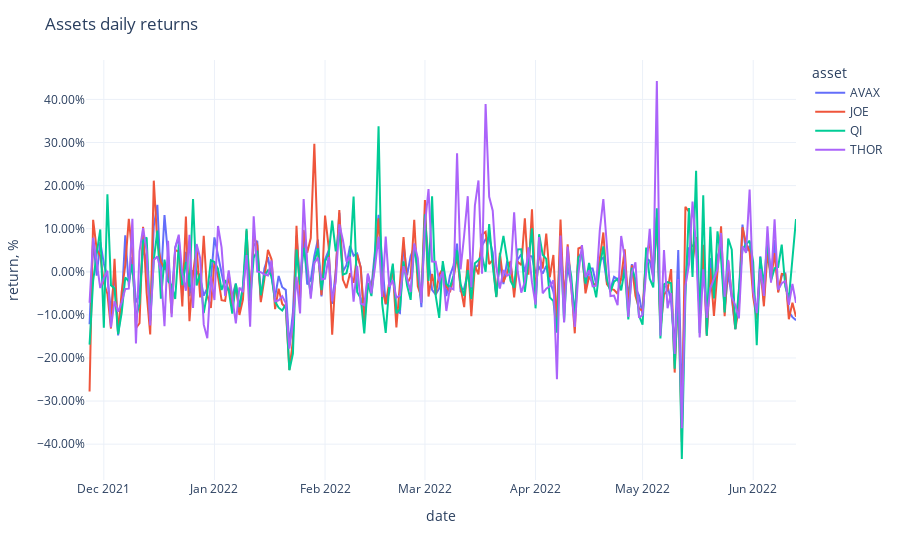

The notebook cell saved with this chart:
### Code cell
fig = px.line(prices_data.pct_change(),
       labels={'variable': 'asset', 'value': 'return, %'})
fig.update_traces(
    hovertemplate="%{y}"
)
fig.update_yaxes(
    tickformat=".2%",
)
fig.update_xaxes(
    showspikes=True,
    spikethickness=2,
    spikedash="dot",
    spikecolor="#999999",
    spikemode="across",
)
fig.update_layout(
    hovermode="x",
    template='plotly_white',
    title='Assets daily returns'
)
fig.show()

### Figure 1 — Plotly figure (JSON) as saved in the notebook; plotly's stock layout.template omitted (floating-point values rounded to 4 significant figures; data arrays with more than 128 entries replaced by an {"elided": "..."} marker saying what was removed)
{"data": [{"hovertemplate": "%{y}", "legendgroup": "AVAX", "line": {"color": "#636efa", "dash": "solid"}, "marker": {"symbol": "circle"}, "mode": "lines", "name": "AVAX", "orientation": "v", "showlegend": true, "type": "scatter", "x": {"elided": "200 str values"}, "xaxis": "x", "y": {"elided": "200 float values"}, "yaxis": "y"}, {"hovertemplate": "%{y}", "legendgroup": "JOE", "line": {"color": "#EF553B", "dash": "solid"}, "marker": {"symbol": "circle"}, "mode": "lines", "name": "JOE", "orientation": "v", "showlegend": true, "type": "scatter", "x": {"elided": "200 str values"}, "xaxis": "x", "y": {"elided": "200 float values"}, "yaxis": "y"}, {"hovertemplate": "%{y}", "legendgroup": "QI", "line": {"color": "#00cc96", "dash": "solid"}, "marker": {"symbol": "circle"}, "mode": "lines", "name": "QI", "orientation": "v", "showlegend": true, "type": "scatter", "x": {"elided": "200 str values"}, "xaxis": "x", "y": {"elided": "200 float values"}, "yaxis": "y"}, {"hovertemplate": "%{y}", "legendgroup": "THOR", "line": {"color": "#ab63fa", "dash": "solid"}, "marker": {"symbol": "circle"}, "mode": "lines", "name": "THOR", "orientation": "v", "showlegend": true, "type": "scatter", "x": {"elided": "200 str values"}, "xaxis": "x", "y": {"elided": "200 float values"}, "yaxis": "y"}], "layout": {"autosize": true, "hovermode": "x", "legend": {"title": {"text": "asset"}, "tracegroupgap": 0}, "margin": {"t": 60}, "title": {"text": "Assets daily returns"}, "xaxis": {"anchor": "y", "autorange": true, "domain": [0, 1], "range": ["2021-11-26", "2022-06-13"], "showspikes": true, "spikecolor": "#999999", "spikedash": "dot", "spikemode": "across", "spikethickness": 2, "title": {"text": "date"}, "type": "date"}, "yaxis": {"anchor": "x", "autorange": true, "domain": [0, 1], "range": [-0.4832, 0.4914], "tickformat": ".2%", "title": {"text": "return, %"}, "type": "linear"}}}
